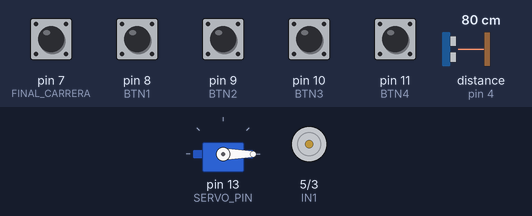
Simulated run of this sketch. Board: Arduino Uno, built with avr-gcc and run on an emulated ATmega328P. Shown: servo, motor-driver pin pairs drawn as motors (green arrow = first pin HIGH = forward, orange = second pin HIGH = backward, longer = more drive, scaled by the enable pin). The inputs (shaded band) are chosen by the test bench; at power-on: pin 7 (FINAL_CARRERA), pin 8 (BTN1), pin 9 (BTN2), pin 10 (BTN3), pin 11 (BTN4) HIGH, distance to the obstacle (sensor on pin 4) 80 cm. The echo pulse lasts 58.3 µs per cm.

Above: at 1.2 s.
1.3 s: pin 8 (BTN1) pulled LOW for 0.15 s
At 2.6 s:
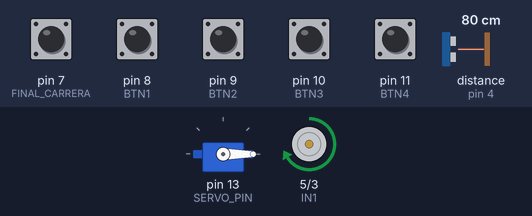
3.0 s: distance to the obstacle (sensor on pin 4) set to 4 cm
4.5 s: distance to the obstacle (sensor on pin 4) set to 2 cm
At 5.9 s:
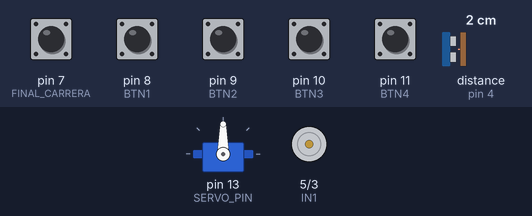
7.5 s: pin 9 (BTN2) pulled LOW for 0.15 s
At 8.3 s:
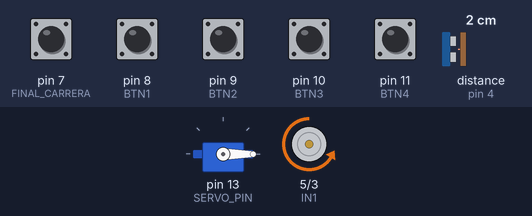
9.2 s: pin 8 (BTN1) pulled LOW for 1 s
At 10.8 s:
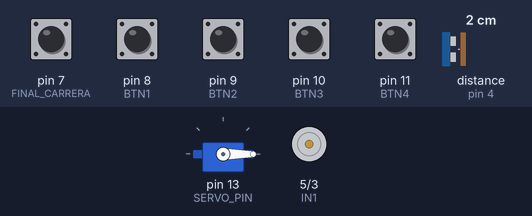
11.7 s: pin 9 (BTN2) pulled LOW for 1 s
At 12.7 s:
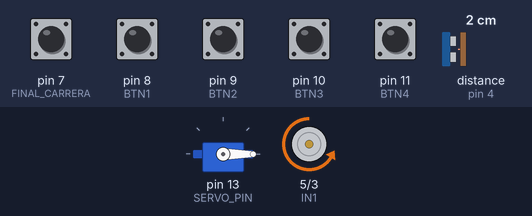
Timing chart, 0 to 14.7 s (numbered marks = the images above; inputs shaded):
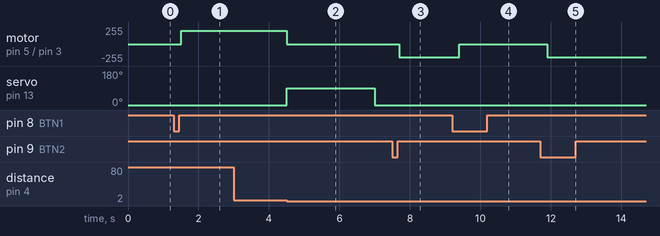

Measured:
- the behaviour switches between 3 and 2 cm on distance to the obstacle (sensor on pin 4) (found by bisection; images 1 and 2)
- after the input at 1.3 s, motor on pin 5 (IN1) / pin 3 (IN2): stopped → forward 200/255 after 0.21 s
- after the input at 3.0 s, every drawn part: stays the same
- after the input at 4.5 s, motor on pin 5 (IN1) / pin 3 (IN2): forward 200/255 → stopped at once; servo on pin 13 (SERVO_PIN): 0° → 90° at once, → 0° 2.5 s later
- after the input at 7.5 s, motor on pin 5 (IN1) / pin 3 (IN2): stopped → backward 200/255 after 0.20 s
- after the input at 9.2 s, motor on pin 5 (IN1) / pin 3 (IN2): backward 200/255 → stopped after 0.20 s
- after the input at 11.7 s, motor on pin 5 (IN1) / pin 3 (IN2): stopped → backward 200/255 after 0.20 s

The sketch:

CodigoAscensor.ino
```cpp
#include <Servo.h>

// ---------- PINES ----------
#define TRIG 2
#define ECHO 4

#define IN1 5
#define IN2 3
#define ENA 6

#define SERVO_PIN 13

#define BTN1 8
#define BTN2 9
#define BTN3 10
#define BTN4 11

#define FINAL_CARRERA 7

// ---------- VARIABLES ----------
Servo puerta;

float pisos[4] = {
  1.2,   // Piso 1
  10.4,   // Piso 2
  15.4,  // Piso 3
  22   // Piso 4
};
float tolerancia = 1.0;

int pisoActual = 3; // Cambiado: empieza en piso 4 (índice 3)
int pisoDestino = -1;
unsigned long tiempoUltimaLectura = 0;

// ---------- FUNCIONES ----------
float leerDistancia() {
  digitalWrite(TRIG, LOW);
  delayMicroseconds(2);
  digitalWrite(TRIG, HIGH);
  delayMicroseconds(10);
  digitalWrite(TRIG, LOW);

  long duracion = pulseIn(ECHO, HIGH, 30000);
  if (duracion == 0) return -1;

  return duracion / 58.0;
}

void motorParar() {
  digitalWrite(IN1, LOW);
  digitalWrite(IN2, LOW);
  analogWrite(ENA, 0);
}

void motorSubir() {
  digitalWrite(IN1, HIGH);
  digitalWrite(IN2, LOW);
  analogWrite(ENA, 200);
}

void motorBajar() {
  digitalWrite(IN1, LOW);
  digitalWrite(IN2, HIGH);
  analogWrite(ENA, 200);
}

bool llegoAlPiso(float distancia) {
  return abs(distancia - pisos[pisoDestino]) <= tolerancia;
}

bool finalDeCarreraActivado() {
  return digitalRead(FINAL_CARRERA) == LOW;
}

// Actualiza pisoActual según la distancia actual
void actualizarPisoActual(float distancia) {
  for (int i = 0; i < 4; i++) {
    if (abs(distancia - pisos[i]) <= tolerancia) {
      pisoActual = i;
      return;
    }
  }
}

// ---------- SETUP ----------
void setup() {
  Serial.begin(9600); // Para debugging

  pinMode(TRIG, OUTPUT);
  pinMode(ECHO, INPUT);

  pinMode(IN1, OUTPUT);
  pinMode(IN2, OUTPUT);
  pinMode(ENA, OUTPUT);

  pinMode(BTN1, INPUT_PULLUP);
  pinMode(BTN2, INPUT_PULLUP);
  pinMode(BTN3, INPUT_PULLUP);
  pinMode(BTN4, INPUT_PULLUP);

  pinMode(FINAL_CARRERA, INPUT_PULLUP);

  puerta.attach(SERVO_PIN);
  puerta.write(0);

  motorParar();
}

// ---------- LOOP ----------
void loop() {
  // Detectar botones presionados
  if (digitalRead(BTN1) == LOW) {
    pisoDestino = 0;
    delay(200); // Debounce
  }
  if (digitalRead(BTN2) == LOW) {
    pisoDestino = 1;
    delay(200);
  }
  if (digitalRead(BTN3) == LOW) {
    pisoDestino = 2;
    delay(200);
  }
  if (digitalRead(BTN4) == LOW) {
    pisoDestino = 3;
    delay(200);
  }

  // Si no hay destino o ya estamos en el piso, parar
  if (pisoDestino == -1 || pisoDestino == pisoActual) {
    motorParar();
    return;
  }

  // Leer distancia
  float distancia = leerDistancia();
  if (distancia < 0) return;

  // Actualizar posición actual del ascensor
  actualizarPisoActual(distancia);

  // Si llegó al piso destino
  if (llegoAlPiso(distancia)) {
    motorParar();
    pisoActual = pisoDestino;
    pisoDestino = -1;

    puerta.write(90);      // abrir puerta
    delay(2500);
    puerta.write(0);       // cerrar puerta
    return;
  }

  // Verificar final de carrera solo para piso 4
  if (finalDeCarreraActivado() && pisoDestino == 3) {
    motorParar();
    pisoActual = 3;
    pisoDestino = -1;

    puerta.write(90);
    delay(2500);
    puerta.write(0);
    return;
  }

  // Mover hacia el piso destino
  if (distancia > pisos[pisoDestino]) {
    motorSubir();
  } else {
    motorBajar();
  }
}
```
